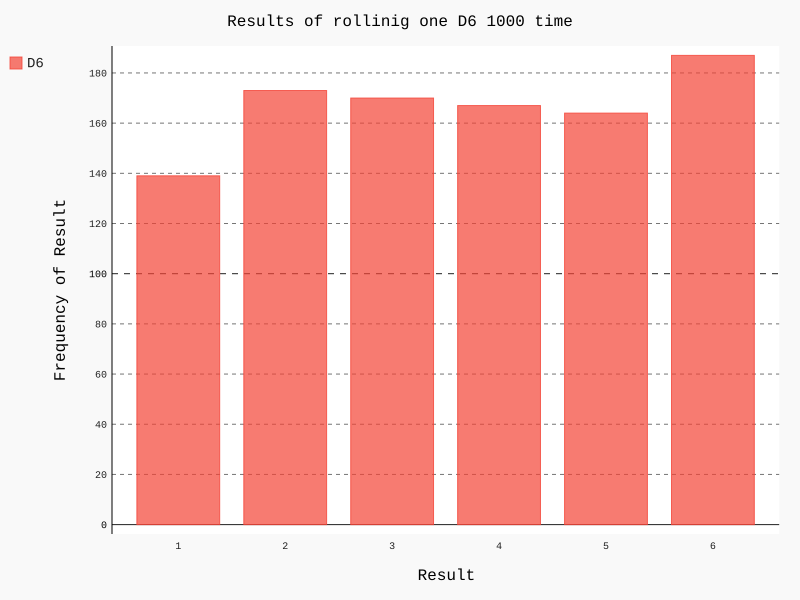

Python code for this plot:
from die import Die
import pygal

die = Die()

results = []
for roll_num in range(1000):
    result = die.roll()
    results.append(result)

print(results)

# 分析结果
frequencies = []
for value in range(1, die.num_sides + 1):
    frequency = results.count(value)
    frequencies.append(frequency)

print(frequencies)

# 对结果进行可视化
hist = pygal.Bar()
hist.title = "Results of rollinig one D6 1000 time"
hist.x_labels = ['1', '2', '3', '4', '5', '6']
hist.x_title = "Result"
hist.y_title = "Frequency of Result"

hist.add("D6", frequencies)
hist.render_to_file('die_visual.svg')
